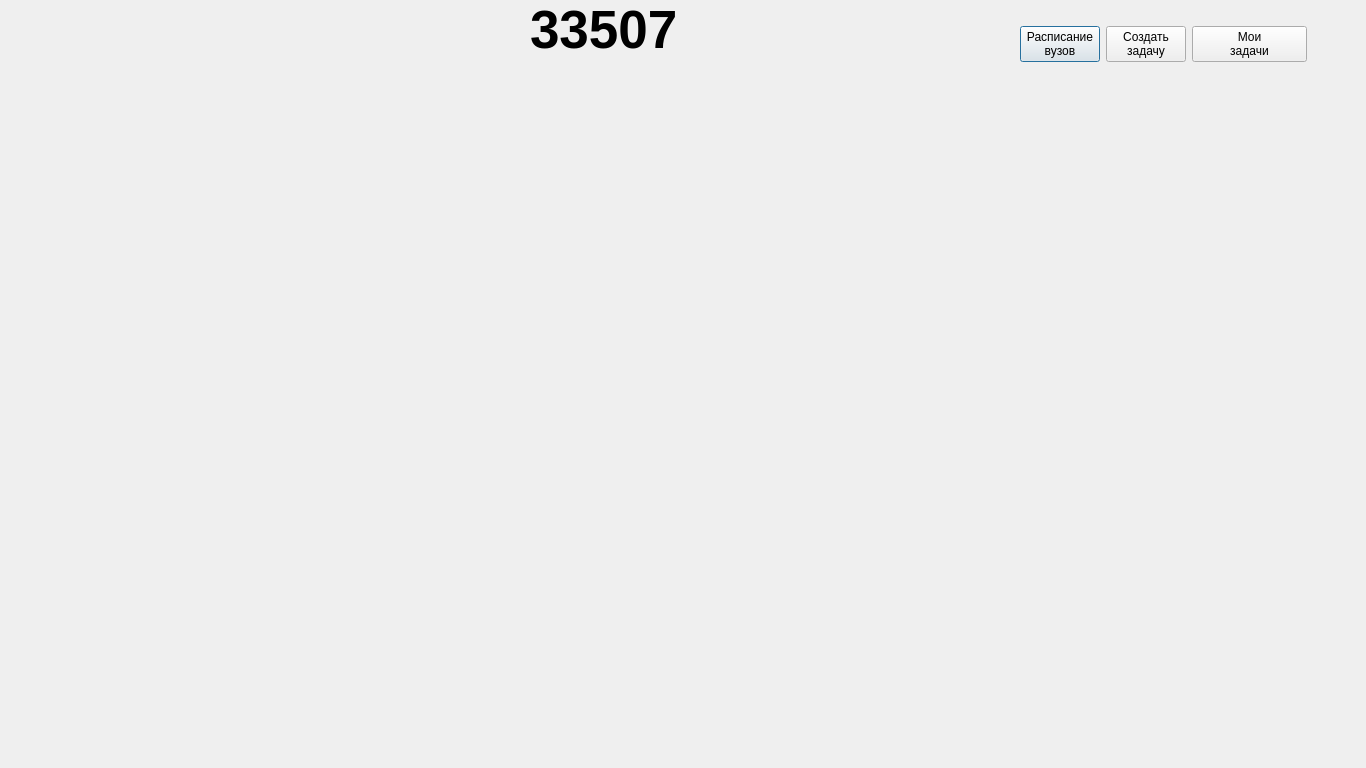
<?xml version="1.0" encoding="UTF-8"?>
<ui version="4.0">
 <class>G33507</class>
 <widget class="QDialog" name="G33507">
  <property name="geometry">
   <rect>
    <x>0</x>
    <y>0</y>
    <width>1366</width>
    <height>768</height>
   </rect>
  </property>
  <property name="windowTitle">
   <string>g33507</string>
  </property>
  <widget class="QLabel" name="label">
   <property name="geometry">
    <rect>
     <x>-50</x>
     <y>0</y>
     <width>1366</width>
     <height>768</height>
    </rect>
   </property>
   <property name="text">
    <string/>
   </property>
  </widget>
  <widget class="QLabel" name="label_2">
   <property name="geometry">
    <rect>
     <x>530</x>
     <y>0</y>
     <width>161</width>
     <height>61</height>
    </rect>
   </property>
   <property name="font">
    <font>
     <pointsize>40</pointsize>
     <weight>75</weight>
     <bold>true</bold>
    </font>
   </property>
   <property name="text">
    <string>&lt;html&gt;&lt;head/&gt;&lt;body&gt;&lt;p&gt;&lt;span style=&quot; color:#000000;&quot;&gt;33507&lt;/span&gt;&lt;/p&gt;&lt;/body&gt;&lt;/html&gt;</string>
   </property>
  </widget>
  <widget class="QWidget" name="">
   <property name="geometry">
    <rect>
     <x>1020</x>
     <y>20</y>
     <width>287</width>
     <height>48</height>
    </rect>
   </property>
   <layout class="QHBoxLayout" name="horizontalLayout_2">
    <item>
     <layout class="QHBoxLayout" name="horizontalLayout">
      <item>
       <widget class="QPushButton" name="pushButton">
        <property name="text">
         <string>Расписание
вузов</string>
        </property>
       </widget>
      </item>
      <item>
       <widget class="QPushButton" name="pushButton_2">
        <property name="text">
         <string>Создать
задачу</string>
        </property>
       </widget>
      </item>
     </layout>
    </item>
    <item>
     <widget class="QPushButton" name="pushButton_3">
      <property name="text">
       <string>Мои
задачи</string>
      </property>
     </widget>
    </item>
   </layout>
  </widget>
 </widget>
 <resources/>
 <connections/>
</ui>
